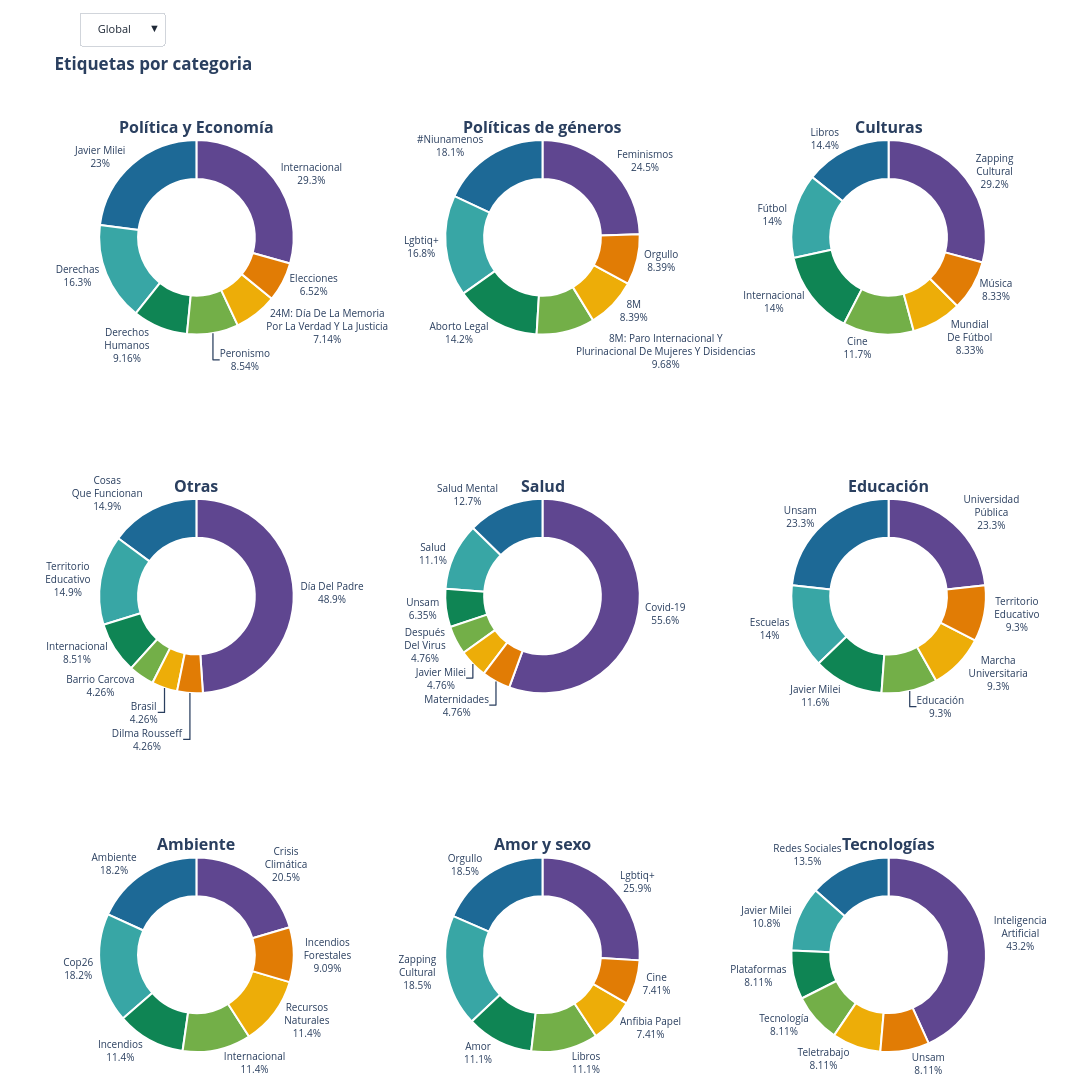

The notebook cell this image was saved under:
### Markdown cell above
Veamos como se distribuyen las etiquetas por categoria teniendo en cuenta el año.

### Code cell
#Donas por Categoría con Dropdown 


TOP_TAGS = 7

CATEGORIAS = [c for c in df_cruce["categoria_normalizada"].unique()]
AÑOS = ["Global"] + sorted([str(int(a)) for a in df_cruce["post_year"].dropna().unique()])

n_cols = 3
n_rows = math.ceil(len(CATEGORIAS) / n_cols)

fig = make_subplots(
    rows=n_rows, cols=n_cols,
    specs=[[{"type": "domain"}] * n_cols for _ in range(n_rows)],
    subplot_titles=[f"<b>{c}</b>" for c in CATEGORIAS],
    vertical_spacing=0.18, horizontal_spacing=0.12
)

# Paleta limpia y formateo de texto exterior
paleta_colores = px.colors.qualitative.Prism

def wrap_label(txt, max_len=14):
    if len(txt) > max_len and " " in txt:
        partes = txt.split(" ")
        medio = len(partes) // 2
        return " ".join(partes[:medio]) + "<br>" + " ".join(partes[medio:])
    return txt

# 1. Pre-cálculo de frecuencias vectorizado
conteo_años = df_cruce.groupby(["post_year", "categoria_normalizada", "tag"]).size()
conteo_global = df_cruce.groupby(["categoria_normalizada", "tag"]).size()

# 2. Inyección de trazas
for i_periodo, periodo in enumerate(AÑOS):
    for idx, cat in enumerate(CATEGORIAS):
        r, c = (idx // n_cols) + 1, (idx % n_cols) + 1
        
        serie = conteo_global.get(cat) if periodo == "Global" else conteo_años.get((int(periodo), cat))
        top = serie.nlargest(TOP_TAGS) if serie is not None else pd.Series(dtype=int)

        if not top.empty:
            labels_raw = top.index.tolist()
            labels_plot = [wrap_label(l) for l in labels_raw]
            values = top.values.tolist()
            colores = paleta_colores[:len(labels_plot)]
            textinfo = "label+percent"
        else:
            labels_raw, labels_plot, values = ["Sin datos"], ["Sin datos"], [1]
            colores = ["#eaeaea"]
            textinfo = "none"

        fig.add_trace(
            go.Pie(
                labels=labels_plot,
                customdata=labels_raw,
                values=values,
                hole=0.60,
                marker=dict(colors=colores, line=dict(color="#ffffff", width=2)),
                textposition="outside",
                textinfo=textinfo,
                textfont=dict(size=10),
                hovertemplate="<b>%{customdata}</b><br>Notas: %{value} (%{percent})<extra></extra>",
                showlegend=False,
                visible=(i_periodo == 0)
            ),
            row=r, col=c
        )

# 3. Dropdown funcional y compacto
total_trazas, k = len(fig.data), len(CATEGORIAS)
botones = [
    dict(
        method="update",
        label=f"  {p}  ",
        args=[
            {"visible": [i // k == step for i in range(total_trazas)]},
            {"title": f"<b>Distribución de Tags por Categoría — Período: {p}</b>"}
        ]
    )
    for step, p in enumerate(AÑOS)
]

fig.update_layout(
    updatemenus=[dict(
        buttons=botones,
        direction="down",
        x=0.0, y=1.14,
        xanchor="left", yanchor="top",
        bgcolor="#ffffff", bordercolor="#d1d5db",
        font=dict(size=11, color="#1f2937"),
        showactive=True
    )],
    title_text="<b>Etiquetas por categoria</b>",
    height=420 * n_rows + 40,
    width=1500,
    plot_bgcolor="rgba(0,0,0,0)",
    paper_bgcolor="#ffffff",
    margin=dict(t=120, b=40, l=40, r=40)
)

fig.write_html(OUTPUT_DIR / "03c_tags_donas_dropdown_temporal.html")
fig.show()
